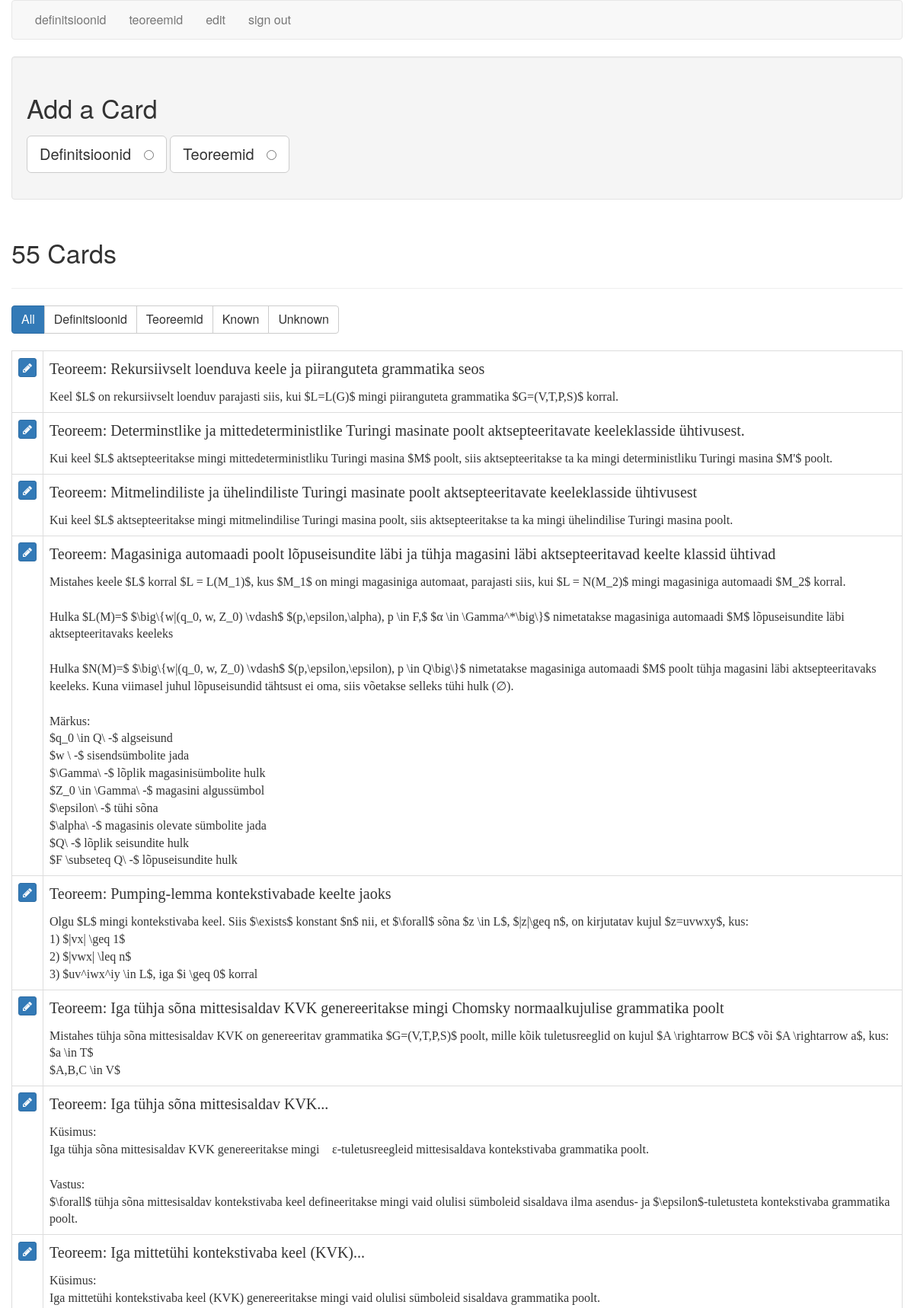
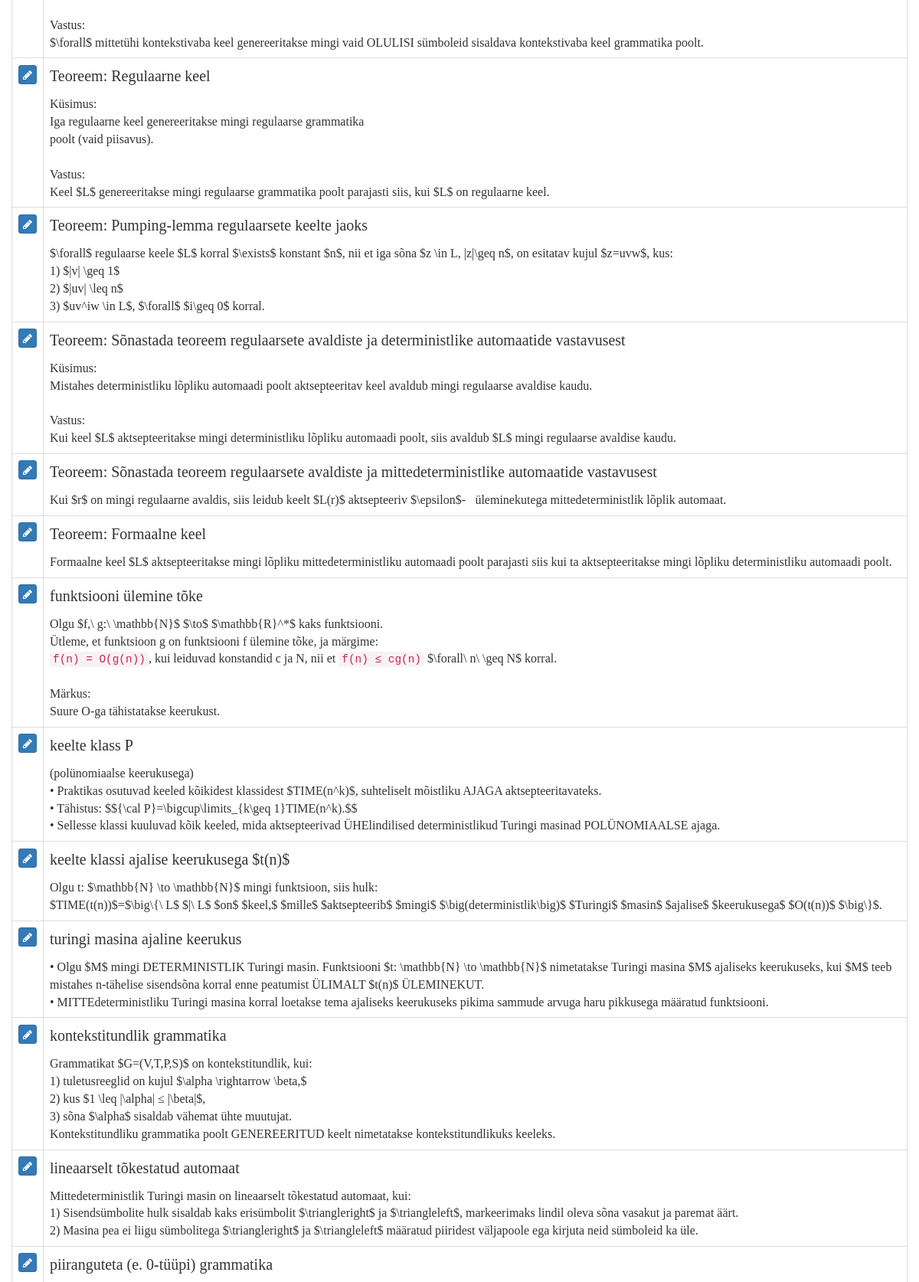
The app's page /cards (signed in, upper part) with its own data (2 pictures, top to bottom).
### tables this page shows
CREATE TABLE cards (
  id integer primary key autoincrement,
  type tinyint not null, /* 1 for vocab, 2 for code */
  front text not null,
  back text not null,
  known boolean default 0
);

### flash_cards.py (the view)
@app.route('/cards')
def cards():
    if not session.get('logged_in'):
        return redirect(url_for('login'))
    db = get_db()
    query = '''
        SELECT id, type, front, back, known
        FROM cards
        ORDER BY id DESC
    '''
    cur = db.execute(query)
    cards = cur.fetchall()
    return render_template('cards.html', cards=cards, filter_name="all")

### flash_cards.py (called while the page is built)
def connect_db():
    rv = sqlite3.connect(app.config['DATABASE'])
    rv.row_factory = sqlite3.Row
    return rv

def get_db():
    if not hasattr(g, 'sqlite_db'):
        g.sqlite_db = connect_db()
    return g.sqlite_db

### templates/cards.html (shortened to what this page needs)
{% extends "layout.html" %}
{% block body %}
    <div class="well editPanel">
        <h2>Add a Card</h2>
        <form action="{{ url_for('add_card') }}" method="post" class="cardForm">
            <div class="form-group">
                <label for="general" class="toggleButton btn btn-default btn-lg">Definitsioonid &nbsp;
                    <input type="radio" name="type" value="1" id="general"/>
                </label>
                <label for="code" class="toggleButton btn btn-default btn-lg">Teoreemid &nbsp;
                    <input type="radio" name="type" value="2" id="code"/>
                </label>
            </div>
        </form>
    </div>
    <div class="page-header">
        <h2>{{ cards|length }} Card{{ '' if (cards|length == 1) else 's' }}</h2>
    </div>
    <div class="btn-group btn-group-md" role="group" aria-label="filters">
        <a href="{{ url_for('filter_cards', filter_name="all") }}"
           class="btn btn-{{ "primary" if filter_name == "all" else "default" }}">All</a>
        <a href="{{ url_for('filter_cards', filter_name="general") }}"
           class="btn btn-{{ "primary" if filter_name == "general" else "default" }}">Definitsioonid</a>
        <a href="{{ url_for('filter_cards', filter_name="code") }}"
           class="btn btn-{{ "primary" if filter_name == "code" else "default" }}">Teoreemid</a>
        <a href="{{ url_for('filter_cards', filter_name="known") }}"
           class="btn btn-{{ "primary" if filter_name == "known" else "default" }}">Known</a>
        <a href="{{ url_for('filter_cards', filter_name="unknown") }}"
           class="btn btn-{{ "primary" if filter_name == "unknown" else "default" }}">Unknown</a>
    </div>
    <br/>
    <br/>
    <table class="table table-bordered">
        {% for card in cards %}
            <tr>
                <td>
                    <a href="{{ url_for('edit', card_id=card.id) }}" class="btn btn-xs btn-primary"><i
                            class="fa fa-pencil" aria-hidden="true"></i></a>
                </td>
                <td class="cardContent">
                    <h4>
                        {% if card.type == 1 %}
                            {{ card.front }}
                        {% else %}
                            Teoreem:&nbsp;{{ card.front }}
                        {% endif %}
                    </h4>
                    {{ card.back|replace("\n", "<br />")|safe }}
                </td>
            </tr>
        {% else %}
            <tr>
                <td>
                    <em>No cards to show.</em>
                </td>
            </tr>
        {% endfor %}
    </table>
{% endblock %}

### static/style.css (style rules this page uses)
.cardContent, h4 { font-family: Georgia, "Times New Roman", Times, serif; }
.cardContent h4 { margin-top: 0; }

### records on screen
cards: front "Rekursiivselt loenduva keele ja piiranguteta grammatika seos", back "Keel $L$ on rekursiivselt loenduv parajasti siis, kui $L=L(G)$ mingi piiranguteta grammatika $G=(V,T,P,S)$ korral."
cards: front "Determinstlike ja mittedeterministlike Turingi masinate poolt aktsepteeritavate keeleklasside ühtivusest.", back "Kui keel $L$ aktsepteeritakse mingi mittedeterministliku Turingi masina $M$ poolt, siis aktsepteeritakse ta ka mingi deterministliku Turingi masina $M'$ poolt."
cards: front "Mitmelindiliste ja ühelindiliste Turingi masinate poolt aktsepteeritavate keeleklasside ühtivusest", back "Kui keel $L$ aktsepteeritakse mingi mitmelindilise Turingi masina poolt, siis aktsepteeritakse ta ka mingi ühelindilise Turingi masina poolt."
cards: front "Magasiniga automaadi poolt lõpuseisundite läbi ja tühja magasini läbi aktsepteeritavad keelte klassid ühtivad", back "Mistahes keele $L$ korral $L = L(M_1)$, kus $M_1$ on mingi magasiniga automaat, parajasti siis, kui $L = N(M_2)$ mingi magasiniga automaadi $M_2$ korral. Hulka $L(M)=$ $\\big\\{w|(q_0, w, Z_0) \\vdash$ $(p,\\epsilon,\\alpha), p \\in F,$ $α \\in \\Gamma^*\\big\\}$ nimetatakse magasiniga automaadi $M$ lõpuseisundite läbi aktsepteeritavaks keeleks Hulka $N(M)=$ $\\big\\{w|(q_0, w, Z_0) \\vdash$ $(p,\\epsilon,\\epsilon), p \\in Q\\big\\}$ nimetatakse magasiniga automaadi $M$ poolt tühja magasini läbi aktsepteeritavaks keeleks. Kuna viimasel juhul lõpuseisundid tähtsust ei oma, siis võetakse selleks tühi hulk (∅). Märkus: $q_0 \\in Q\\ -$ algseisund $w \\ -$ sisendsümbolite jada $\\Gamma\\ -$ lõplik magasinisümbolite…"
cards: front "Pumping-lemma kontekstivabade keelte jaoks", back "Olgu $L$ mingi kontekstivaba keel. Siis $\\exists$ konstant $n$ nii, et $\\forall$ sõna $z \\in L$, $|z|\\geq n$, on kirjutatav kujul $z=uvwxy$, kus: 1) $|vx| \\geq 1$ 2) $|vwx| \\leq n$ 3) $uv^iwx^iy \\in L$, iga $i \\geq 0$ korral"
cards: front "Iga tühja sõna mittesisaldav KVK genereeritakse mingi Chomsky normaalkujulise grammatika poolt", back "Mistahes tühja sõna mittesisaldav KVK on genereeritav grammatika $G=(V,T,P,S)$ poolt, mille kõik tuletusreeglid on kujul $A \\rightarrow BC$ või $A \\rightarrow a$, kus: $a \\in T$ $A,B,C \\in V$"
cards: front "Iga tühja sõna mittesisaldav KVK...", back "Küsimus: Iga tühja sõna mittesisaldav KVK genereeritakse mingi \u000fε-tuletusreegleid mittesisaldava kontekstivaba grammatika poolt. Vastus: $\\forall$ tühja sõna mittesisaldav kontekstivaba keel defineeritakse mingi vaid olulisi sümboleid sisaldava ilma asendus- ja $\\epsilon$-tuletusteta kontekstivaba grammatika poolt."
cards: front "Iga mittetühi kontekstivaba keel (KVK)...", back "Küsimus: Iga mittetühi kontekstivaba keel (KVK) genereeritakse mingi vaid olulisi sümboleid sisaldava grammatika poolt. Vastus: $\\forall$ mittetühi kontekstivaba keel genereeritakse mingi vaid OLULISI sümboleid sisaldava kontekstivaba keel grammatika poolt."
cards: front "Regulaarne keel", back "Küsimus: Iga regulaarne keel genereeritakse mingi regulaarse grammatika poolt (vaid piisavus). Vastus: Keel $L$ genereeritakse mingi regulaarse grammatika poolt parajasti siis, kui $L$ on regulaarne keel."
cards: front "Pumping-lemma regulaarsete keelte jaoks", back "$\\forall$ regulaarse keele $L$ korral $\\exists$ konstant $n$, nii et iga sõna $z \\in L, |z|\\geq n$, on esitatav kujul $z=uvw$, kus: 1) $|v| \\geq 1$ 2) $|uv| \\leq n$ 3) $uv^iw \\in L$, $\\forall$ $i\\geq 0$ korral."
cards: front "Sõnastada teoreem regulaarsete avaldiste ja deterministlike automaatide vastavusest", back "Küsimus: Mistahes deterministliku lõpliku automaadi poolt aktsepteeritav keel avaldub mingi regulaarse avaldise kaudu. Vastus: Kui keel $L$ aktsepteeritakse mingi deterministliku lõpliku automaadi poolt, siis avaldub $L$ mingi regulaarse avaldise kaudu."
cards: front "Sõnastada teoreem regulaarsete avaldiste ja mittedeterministlike automaatide vastavusest", back "Kui $r$ on mingi regulaarne avaldis, siis leidub keelt $L(r)$ aktsepteeriv $\\epsilon$-\u000füleminekutega mittedeterministlik lõplik automaat."
cards: front "Formaalne keel", back "Formaalne keel $L$ aktsepteeritakse mingi lõpliku mittedeterministliku automaadi poolt parajasti siis kui ta aktsepteeritakse mingi lõpliku deterministliku automaadi poolt."
cards: front "funktsiooni ülemine tõke", back "Olgu $f,\\ g:\\ \\mathbb{N}$ $\\to$ $\\mathbb{R}^*$ kaks funktsiooni. Ütleme, et funktsioon g on funktsiooni f ülemine tõke, ja märgime: f(n) = O(g(n)) , kui leiduvad konstandid c ja N, nii et f(n) ≤ cg(n) $\\forall\\ n\\ \\geq N$ korral. Märkus: Suure O-ga tähistatakse keerukust."
cards: front "keelte klass P", back "(polünomiaalse keerukusega) • Praktikas osutuvad keeled kõikidest klassidest $TIME(n^k)$, suhteliselt mõistliku AJAGA aktsepteeritavateks. • Tähistus: $${\\cal P}=\\bigcup\\limits_{k\\geq 1}TIME(n^k).$$ • Sellesse klassi kuuluvad kõik keeled, mida aktsepteerivad ÜHElindilised deterministlikud Turingi masinad POLÜNOMIAALSE ajaga."
cards: front "keelte klassi ajalise keerukusega $t(n)$", back "Olgu t: $\\mathbb{N} \\to \\mathbb{N}$ mingi funktsioon, siis hulk: $TIME(t(n))$=$\\big\\{\\ L$ $|\\ L$ $on$ $keel,$ $mille$ $aktsepteerib$ $mingi$ $\\big(deterministlik\\big)$ $Turingi$ $masin$ $ajalise$ $keerukusega$ $O(t(n))$ $\\big\\}$."
cards: front "turingi masina ajaline keerukus", back "• Olgu $M$ mingi DETERMINISTLIK Turingi masin. Funktsiooni $t: \\mathbb{N} \\to \\mathbb{N}$ nimetatakse Turingi masina $M$ ajaliseks keerukuseks, kui $M$ teeb mistahes n-tähelise sisendsõna korral enne peatumist ÜLIMALT $t(n)$ ÜLEMINEKUT. • MITTEdeterministliku Turingi masina korral loetakse tema ajaliseks keerukuseks pikima sammude arvuga haru pikkusega määratud funktsiooni."
cards: front "kontekstitundlik grammatika", back "Grammatikat $G=(V,T,P,S)$ on kontekstitundlik, kui: 1) tuletusreeglid on kujul $\\alpha \\rightarrow \\beta,$ 2) kus $1 \\leq |\\alpha| ≤ |\\beta|$, 3) sõna $\\alpha$ sisaldab vähemat ühte muutujat. Kontekstitundliku grammatika poolt GENEREERITUD keelt nimetatakse kontekstitundlikuks keeleks."
cards: front "lineaarselt tõkestatud automaat", back "Mittedeterministlik Turingi masin on lineaarselt tõkestatud automaat, kui: 1) Sisendsümbolite hulk sisaldab kaks erisümbolit $\\triangleright$ ja $\\triangleleft$, markeerimaks lindil oleva sõna vasakut ja paremat äärt. 2) Masina pea ei liigu sümbolitega $\\triangleright$ ja $\\triangleleft$ määratud piiridest väljapoole ega kirjuta neid sümboleid ka üle."
cards: front "piiranguteta (e. 0-tüüpi) grammatika"

### other values on screen
{{ cards|length }} "55"
{{ '' if (cards|length == 1) else 's' }} "s"
